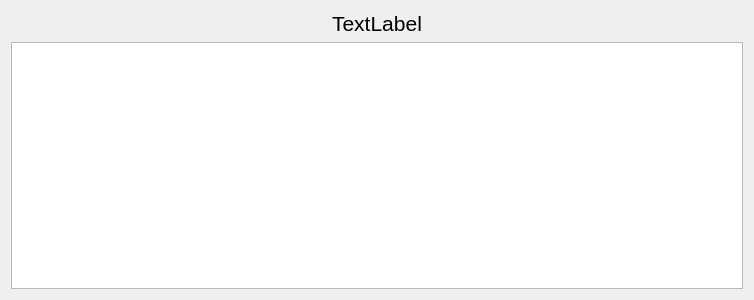
<?xml version="1.0" encoding="UTF-8"?>
<ui version="4.0">
 <class>ResourcePanel</class>
 <widget class="QDialog" name="ResourcePanel">
  <property name="geometry">
   <rect>
    <x>0</x>
    <y>0</y>
    <width>754</width>
    <height>300</height>
   </rect>
  </property>
  <property name="windowTitle">
   <string>Dialog</string>
  </property>
  <layout class="QVBoxLayout" name="verticalLayout_2">
   <item>
    <layout class="QVBoxLayout" name="verticalLayout">
     <item>
      <widget class="QLabel" name="panelTitle">
       <property name="font">
        <font>
         <pointsize>16</pointsize>
        </font>
       </property>
       <property name="text">
        <string>TextLabel</string>
       </property>
       <property name="alignment">
        <set>Qt::AlignCenter</set>
       </property>
      </widget>
     </item>
     <item>
      <widget class="QListView" name="listView"/>
     </item>
    </layout>
   </item>
  </layout>
 </widget>
 <resources/>
 <connections/>
</ui>
